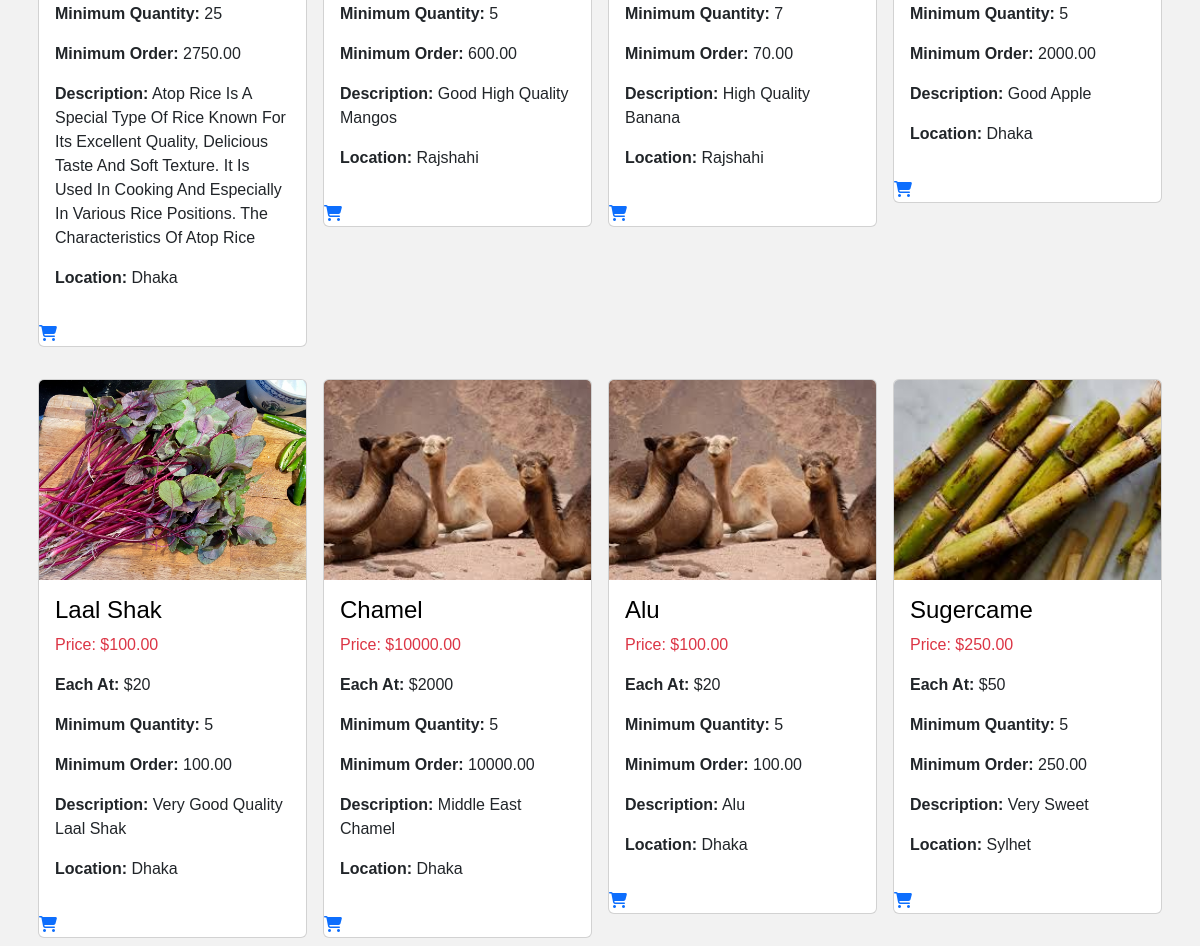
/product_search/ (lower part), run on an earlier commit of the app's database.
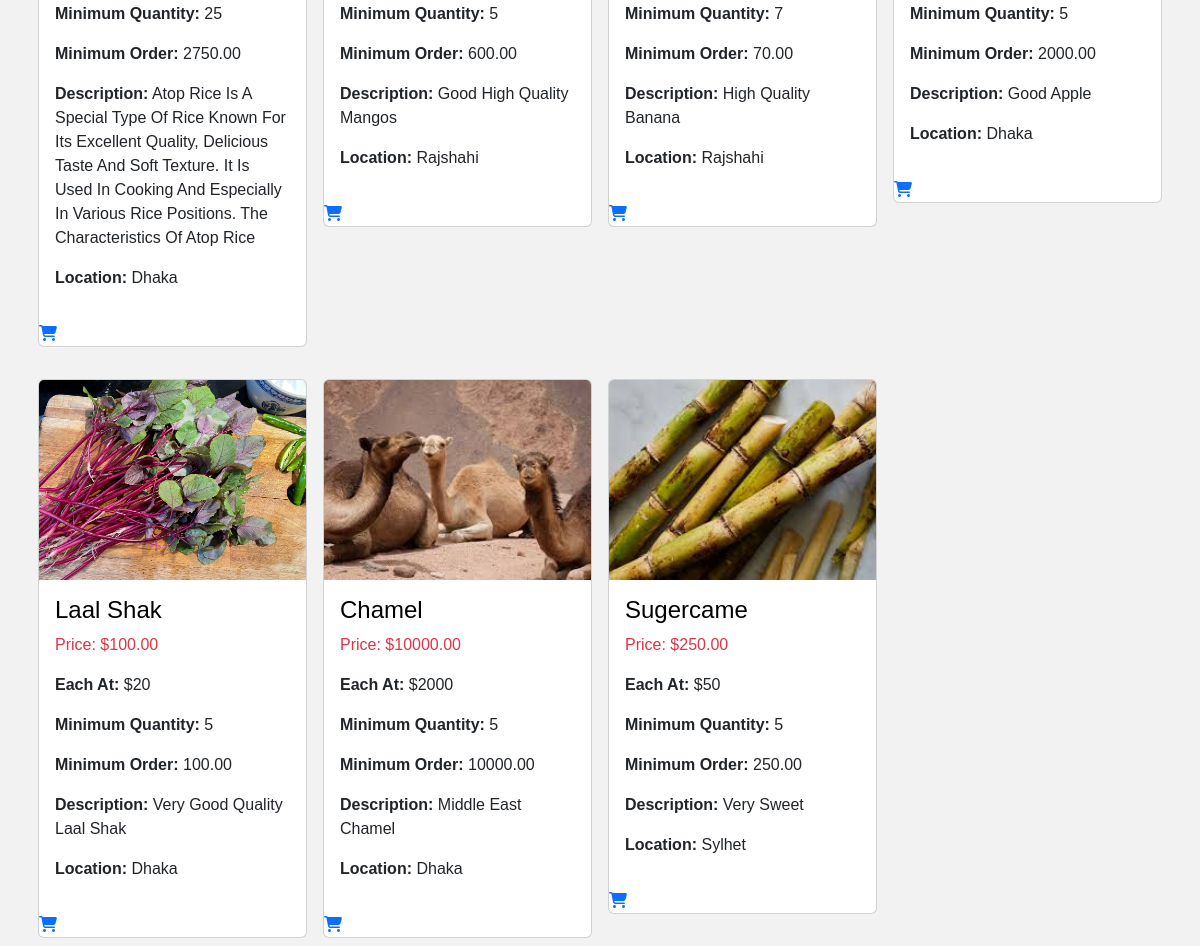
And on a later commit of the database.
### product/models.py (models this page shows, shortened)
class Product(models.Model):
    CATEGORIES = (
        ("Vegetables", "Vegetables"),
        ("Fruits", "Fruits"),
        ("Meat, Poultry & Dairy", "Meat, Poultry & Dairy"),
        ("Farm Feeds", "Farm Feeds")
    )
    owner = models.ForeignKey(User, on_delete=models.CASCADE)
    name = models.CharField(max_length=30)
    category = models.CharField(max_length=25, default="Vegetables", choices=CATEGORIES)
    quantity = models.IntegerField(default=5)
    description = models.CharField(max_length=200)
    image = models.ImageField(upload_to="products")
    price = models.IntegerField()
    location = models.CharField(max_length=50)
    unit_price = models.DecimalField(max_digits=10, decimal_places=2, blank=True, null=True)

### product/views.py (the view)
# urls.py: path("product_search/", views.product_search, name="product_search"),
def product_search(request):
    form = ProductSearchForm(request.GET)
    products = Product.objects.all()
    if form.is_valid():
        name = form.cleaned_data.get('name')
        location = form.cleaned_data.get('location')
        category = form.cleaned_data.get('category')
        if name:
            products = products.filter(Q(name__icontains=name))
        if location:
            products = products.filter(Q(location__icontains=location))
        if category and category != 'Select a category':
            products = products.filter(Q(category=category))
    context = {
        'form': form,
        'products': products
    }
    return render(request, 'product/product_search.html', context)

### product/templates/product/product_search.html (shortened to what this page needs)
{% extends 'Account/base.html' %}
{% load crispy_forms_tags %}
{% block content %}
<div class="container mt-3">
    <div class="row">
        {% for product in products %}
        <div class="col-md-3 p-2">
            <div class="card h-80 mt-3">
                <a class="text-decoration-none" href="{% url 'product:product_details' product.id %}">
                    <img class="card-img-top" src="{{ product.image.url }}" alt="{{ product.name }}" style="height: 200px; object-fit: cover; width: 100%;">
                </a>
                <div class="card-body text-capitalize">
                    <h2 class="card-title text-black text-capitalize fs-4">{{ product.name }}</h2>
                    <p class="card-text text-danger fw-2">Price: ${{ product.unit_price }}</p>
                    <p><strong class="fw-bold">Each at:</strong> ${{ product.price }}</p>
                    <p><strong class="fw-bold">Minimum quantity:</strong> {{ product.quantity }}</p>
                    <p><strong class="fw-bold">Minimum order:</strong> {{ product.unit_price }}</p>
                    <p><strong class="fw-bold">Description:</strong> {{ product.description }}</p>
                    <p class="text-capitalize"> <strong class="fw-bold">Location:</strong> {{ product.location }}</p>
                </div>
                <a href="{% url 'cart:addtocart' product.id %}" class="text-decoration-none color-warning">
                    <i class="fa-solid fa-shopping-cart"></i>
                </a>
            </div>
        </div>
        {% endfor %}
    </div>
</div>
{% endblock content %}

What changed in the data, as far as the page shows it:
removed Product: image (picture), name "Alu", unit_price "100.00", price "20", quantity "5", description "Alu", location "Dhaka"
